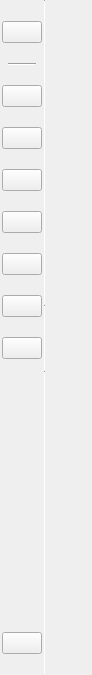
<?xml version="1.0" encoding="UTF-8"?>
<ui version="4.0">
 <class>whiteboardtools</class>
 <widget class="QWidget" name="whiteboardtools">
  <property name="geometry">
   <rect>
    <x>0</x>
    <y>0</y>
    <width>92</width>
    <height>675</height>
   </rect>
  </property>
  <property name="minimumSize">
   <size>
    <width>45</width>
    <height>675</height>
   </size>
  </property>
  <property name="maximumSize">
   <size>
    <width>151</width>
    <height>16777215</height>
   </size>
  </property>
  <property name="windowTitle">
   <string>whiteboardtools</string>
  </property>
  <layout class="QVBoxLayout" name="verticalLayout">
   <property name="spacing">
    <number>0</number>
   </property>
   <property name="leftMargin">
    <number>0</number>
   </property>
   <property name="topMargin">
    <number>0</number>
   </property>
   <property name="rightMargin">
    <number>0</number>
   </property>
   <property name="bottomMargin">
    <number>0</number>
   </property>
   <item>
    <widget class="QWidget" name="widget_leftSildBar" native="true">
     <property name="sizePolicy">
      <sizepolicy hsizetype="Preferred" vsizetype="Preferred">
       <horstretch>0</horstretch>
       <verstretch>0</verstretch>
      </sizepolicy>
     </property>
     <property name="minimumSize">
      <size>
       <width>0</width>
       <height>670</height>
      </size>
     </property>
     <layout class="QHBoxLayout" name="horizontalLayout_3">
      <property name="spacing">
       <number>0</number>
      </property>
      <property name="leftMargin">
       <number>0</number>
      </property>
      <property name="topMargin">
       <number>0</number>
      </property>
      <property name="rightMargin">
       <number>0</number>
      </property>
      <property name="bottomMargin">
       <number>0</number>
      </property>
      <item>
       <widget class="QWidget" name="widget_leftSildeToolBtns_bk" native="true">
        <layout class="QVBoxLayout" name="verticalLayout_3">
         <property name="spacing">
          <number>20</number>
         </property>
         <property name="leftMargin">
          <number>2</number>
         </property>
         <property name="topMargin">
          <number>21</number>
         </property>
         <property name="rightMargin">
          <number>2</number>
         </property>
         <property name="bottomMargin">
          <number>21</number>
         </property>
         <item>
          <widget class="QPushButton" name="pushButton_showStuVideoListWnd">
           <property name="toolTip">
            <string>videoList</string>
           </property>
           <property name="text">
            <string/>
           </property>
          </widget>
         </item>
         <item alignment="Qt::AlignHCenter">
          <widget class="Line" name="line_left">
           <property name="minimumSize">
            <size>
             <width>28</width>
             <height>2</height>
            </size>
           </property>
           <property name="maximumSize">
            <size>
             <width>28</width>
             <height>2</height>
            </size>
           </property>
           <property name="orientation">
            <enum>Qt::Horizontal</enum>
           </property>
          </widget>
         </item>
         <item>
          <widget class="QPushButton" name="pushButton_classRoomLeftMoveBtn">
           <property name="text">
            <string/>
           </property>
          </widget>
         </item>
         <item>
          <widget class="QPushButton" name="pushButton_classRoomLeftPenBtn">
           <property name="text">
            <string/>
           </property>
          </widget>
         </item>
         <item>
          <widget class="QPushButton" name="pushButton_classRoomLeftTextBtn">
           <property name="text">
            <string/>
           </property>
          </widget>
         </item>
         <item>
          <widget class="QPushButton" name="pushButton_classRoomLeftColorBtn">
           <property name="text">
            <string/>
           </property>
          </widget>
         </item>
         <item>
          <widget class="QPushButton" name="pushButton_classRoomLeftEraserBtn">
           <property name="text">
            <string/>
           </property>
          </widget>
         </item>
         <item>
          <widget class="QPushButton" name="pushButton_classRoomLeftUndoBtn">
           <property name="text">
            <string/>
           </property>
          </widget>
         </item>
         <item>
          <widget class="QPushButton" name="pushButton_classRoomLeftClearAllBtn">
           <property name="text">
            <string/>
           </property>
          </widget>
         </item>
         <item>
          <spacer name="verticalSpacer">
           <property name="orientation">
            <enum>Qt::Vertical</enum>
           </property>
           <property name="sizeHint" stdset="0">
            <size>
             <width>20</width>
             <height>40</height>
            </size>
           </property>
          </spacer>
         </item>
         <item>
          <widget class="QPushButton" name="pushButton_classRoomLeftShowPreviewBtn">
           <property name="text">
            <string/>
           </property>
          </widget>
         </item>
        </layout>
       </widget>
      </item>
      <item>
       <layout class="QVBoxLayout" name="verticalLayout_5">
        <property name="spacing">
         <number>0</number>
        </property>
        <item>
         <widget class="Line" name="line_3">
          <property name="sizePolicy">
           <sizepolicy hsizetype="Fixed" vsizetype="Expanding">
            <horstretch>0</horstretch>
            <verstretch>0</verstretch>
           </sizepolicy>
          </property>
          <property name="minimumSize">
           <size>
            <width>0</width>
            <height>254</height>
           </size>
          </property>
          <property name="maximumSize">
           <size>
            <width>1</width>
            <height>354</height>
           </size>
          </property>
          <property name="orientation">
           <enum>Qt::Vertical</enum>
          </property>
         </widget>
        </item>
        <item>
         <widget class="Line" name="line_leftSlideSpace">
          <property name="sizePolicy">
           <sizepolicy hsizetype="Fixed" vsizetype="Fixed">
            <horstretch>0</horstretch>
            <verstretch>0</verstretch>
           </sizepolicy>
          </property>
          <property name="minimumSize">
           <size>
            <width>0</width>
            <height>66</height>
           </size>
          </property>
          <property name="maximumSize">
           <size>
            <width>1</width>
            <height>66</height>
           </size>
          </property>
          <property name="frameShadow">
           <enum>QFrame::Sunken</enum>
          </property>
          <property name="orientation">
           <enum>Qt::Vertical</enum>
          </property>
         </widget>
        </item>
        <item>
         <widget class="Line" name="line_2">
          <property name="sizePolicy">
           <sizepolicy hsizetype="Fixed" vsizetype="Expanding">
            <horstretch>0</horstretch>
            <verstretch>0</verstretch>
           </sizepolicy>
          </property>
          <property name="maximumSize">
           <size>
            <width>1</width>
            <height>16777215</height>
           </size>
          </property>
          <property name="orientation">
           <enum>Qt::Vertical</enum>
          </property>
         </widget>
        </item>
       </layout>
      </item>
      <item>
       <layout class="QVBoxLayout" name="verticalLayout_4">
        <property name="spacing">
         <number>0</number>
        </property>
        <item>
         <spacer name="verticalSpacer_2">
          <property name="orientation">
           <enum>Qt::Vertical</enum>
          </property>
          <property name="sizeType">
           <enum>QSizePolicy::Expanding</enum>
          </property>
          <property name="sizeHint" stdset="0">
           <size>
            <width>5</width>
            <height>254</height>
           </size>
          </property>
         </spacer>
        </item>
        <item>
         <widget class="ClickableLabel" name="label_classRoomLeftHide">
          <property name="minimumSize">
           <size>
            <width>9</width>
            <height>66</height>
           </size>
          </property>
          <property name="maximumSize">
           <size>
            <width>9</width>
            <height>66</height>
           </size>
          </property>
          <property name="text">
           <string/>
          </property>
         </widget>
        </item>
        <item>
         <spacer name="verticalSpacer_3">
          <property name="orientation">
           <enum>Qt::Vertical</enum>
          </property>
          <property name="sizeType">
           <enum>QSizePolicy::Expanding</enum>
          </property>
          <property name="sizeHint" stdset="0">
           <size>
            <width>5</width>
            <height>40</height>
           </size>
          </property>
         </spacer>
        </item>
       </layout>
      </item>
      <item>
       <spacer name="horizontalSpacer_3">
        <property name="orientation">
         <enum>Qt::Horizontal</enum>
        </property>
        <property name="sizeHint" stdset="0">
         <size>
          <width>40</width>
          <height>20</height>
         </size>
        </property>
       </spacer>
      </item>
     </layout>
    </widget>
   </item>
  </layout>
 </widget>
 <layoutdefault spacing="6" margin="11"/>
 <customwidgets>
  <customwidget>
   <class>ClickableLabel</class>
   <extends>QLabel</extends>
   <header location="global">clickablelabel.h</header>
  </customwidget>
 </customwidgets>
 <resources/>
 <connections/>
</ui>
